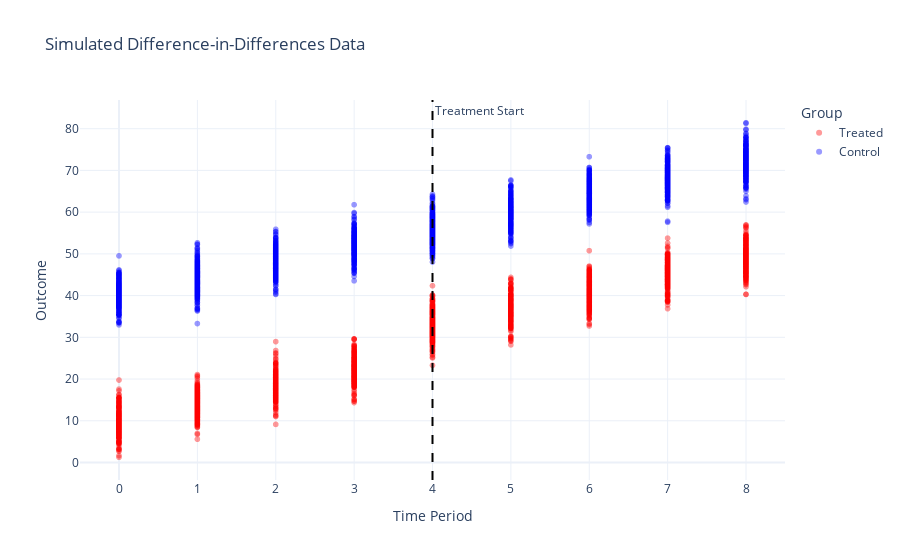

The code cell stored with this chart in its notebook:
### Code cell
# It's good practice in Plotly to use a string/categorical column for colors
# to ensure it creates a discrete color scale and legend.
df_plot = df.copy()
df_plot['treat'] = df_plot['treat'].apply(lambda x : 'Treated' if x == 1 else 'Control')

# 1. Create the interactive scatter plot with trendlines
fig = px.scatter(
    df_plot,
    x='time_period',
    y='outcome',
    color='treat',  # This replicates `c=df['treat']`
    title="Simulated Difference-in-Differences Data",
    opacity = 0.4,
    labels={
        "time_period": "Time Period",
        "outcome": "Outcome",
        "treat": "Group"
    },
    color_discrete_map={ # Optional: set custom colors
        'Treated': 'red',
        'Control': 'blue'
    },
    template='plotly_white'
)

# 2. Add the vertical line, which corresponds to your plt.vlines()
fig.add_vline(
    x=4,
    line_dash="dash",
    line_color="black",
    annotation_text="Treatment Start",
    annotation_position="top right"
)

# 3. Show the figure
fig.show()

### Figure 1 — Plotly figure (JSON) as saved in the notebook; plotly's stock layout.template omitted (floating-point values rounded to 4 significant figures; data arrays with more than 128 entries replaced by an {"elided": "..."} marker saying what was removed)
{"data": [{"hovertemplate": "Group=Treated<br>Time Period=%{x}<br>Outcome=%{y}<extra></extra>", "legendgroup": "Treated", "marker": {"color": "red", "opacity": 0.4, "symbol": "circle"}, "mode": "markers", "name": "Treated", "showlegend": true, "type": "scattergl", "x": {"elided": "2250 int values"}, "xaxis": "x", "y": {"elided": "2250 float values"}, "yaxis": "y"}, {"hovertemplate": "Group=Control<br>Time Period=%{x}<br>Outcome=%{y}<extra></extra>", "legendgroup": "Control", "marker": {"color": "blue", "opacity": 0.4, "symbol": "circle"}, "mode": "markers", "name": "Control", "showlegend": true, "type": "scattergl", "x": {"elided": "2250 int values"}, "xaxis": "x", "y": {"elided": "2250 float values"}, "yaxis": "y"}], "layout": {"annotations": [{"showarrow": false, "text": "Treatment Start", "x": 4, "xanchor": "left", "xref": "x", "y": 1, "yanchor": "top", "yref": "y domain"}], "legend": {"title": {"text": "Group"}, "tracegroupgap": 0}, "shapes": [{"line": {"color": "black", "dash": "dash"}, "type": "line", "x0": 4, "x1": 4, "xref": "x", "y0": 0, "y1": 1, "yref": "y domain"}], "title": {"text": "Simulated Difference-in-Differences Data"}, "xaxis": {"anchor": "y", "domain": [0, 1], "title": {"text": "Time Period"}}, "yaxis": {"anchor": "x", "domain": [0, 1], "title": {"text": "Outcome"}}}}
